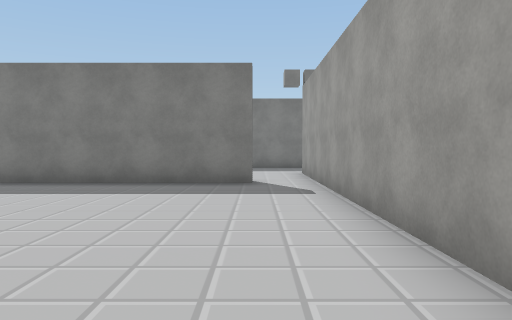
view 1 (above)

21 first-person views from a walk through a scene from a Unity 3-D project. The camera is 1.5 m above the floor, tilts 2° down and sees 70° across. The floor is counted in squares, 2 m on a side. Each view is taken from the middle of a square. On the plan, view 1 faces up. The plan holds only what a view shows up to about 11 squares ahead; the rest is blank. The player is left out. Some surface patterns are stand-ins.

view 2
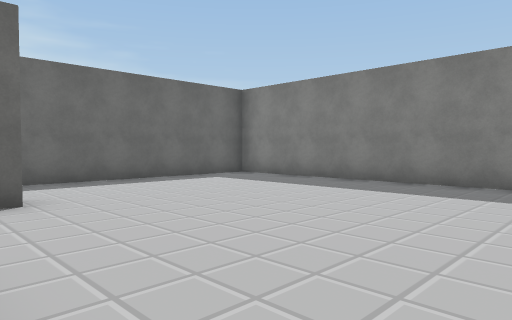

view 3
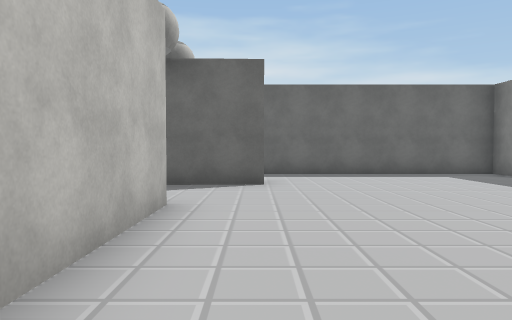

view 4
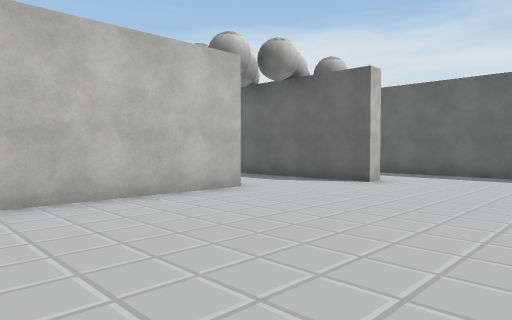

view 5
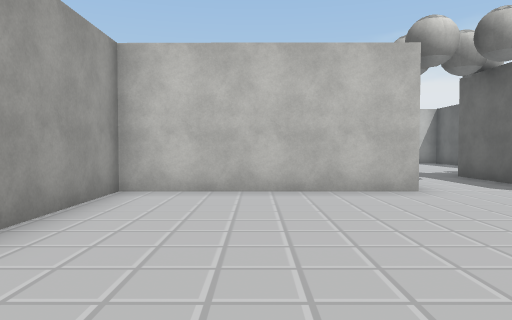

view 6
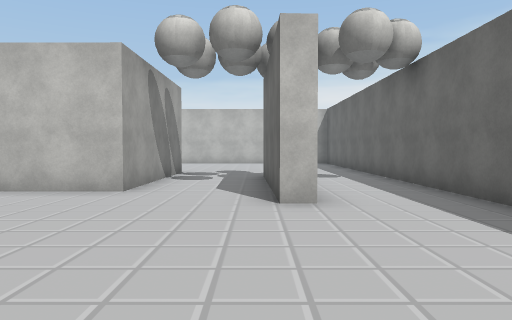

view 7
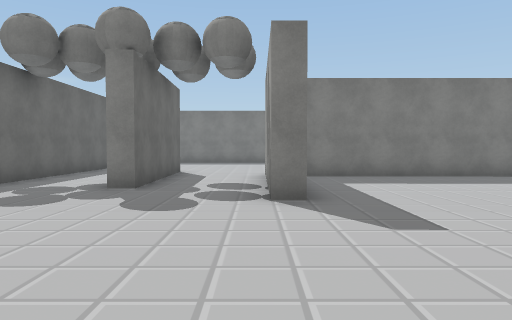

view 8
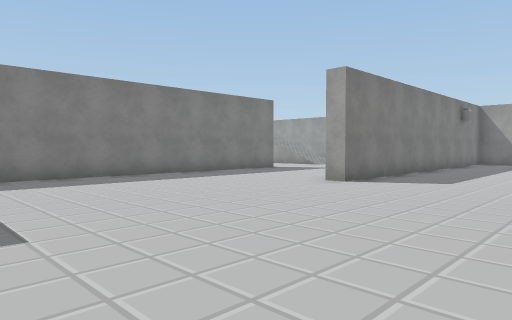

view 9
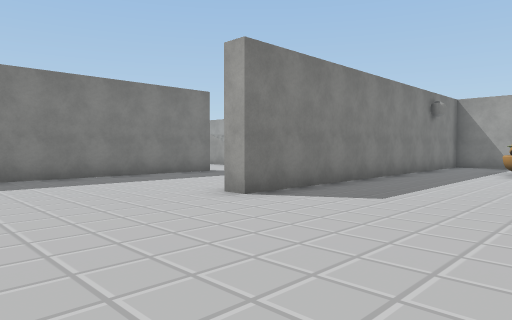

view 10
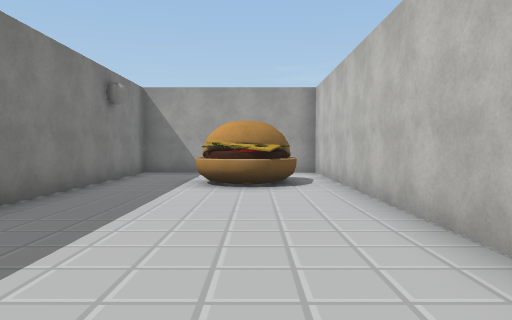

view 11
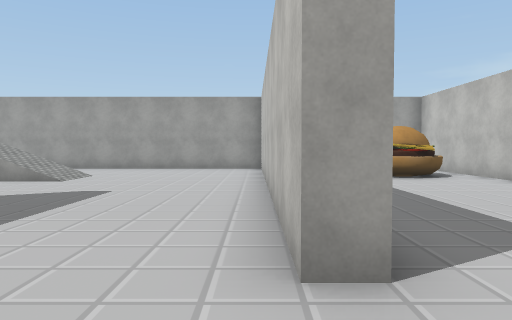

view 12
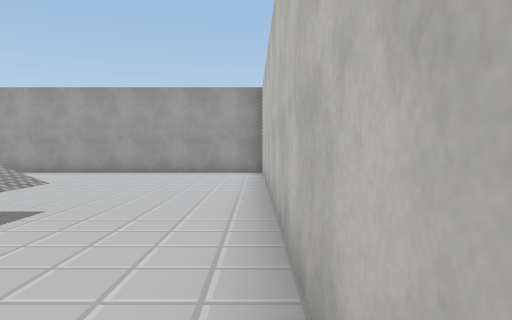

view 13
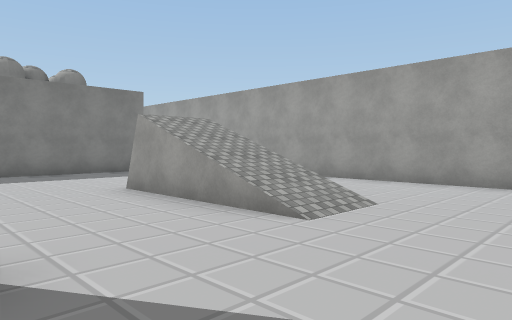

view 14
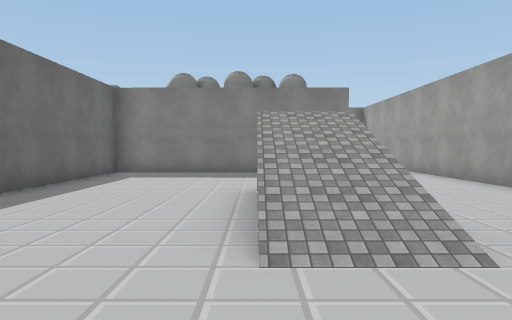

view 15
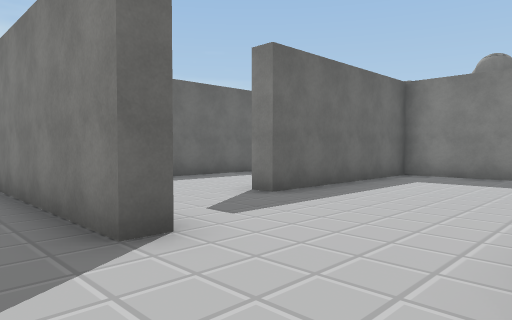

view 16
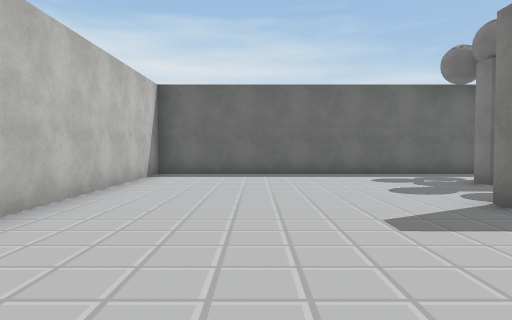

view 17
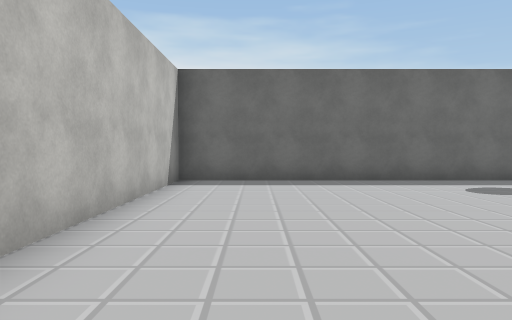

view 18
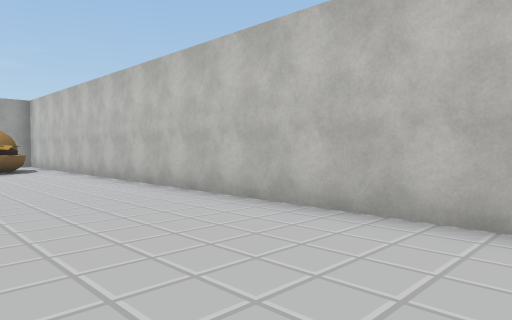

view 19
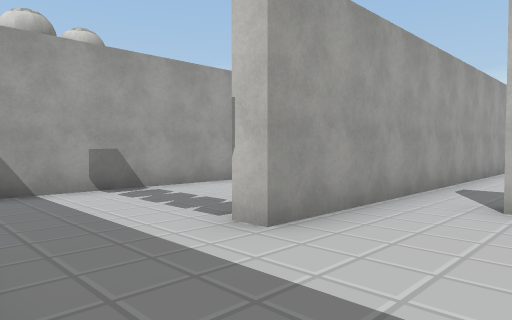

view 20
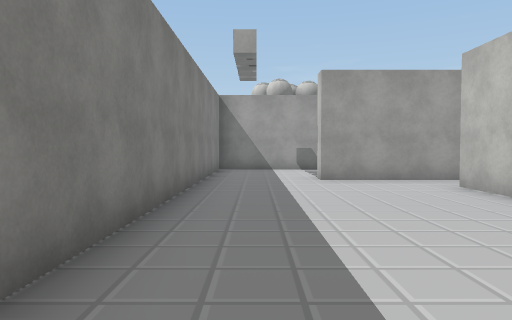

view 21
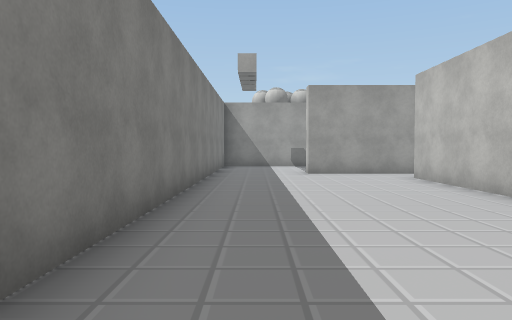

### Floor plan
Points are (right, up) in squares from view 1. A wall is a line through its corners. A room is listed if a view was taken in it or the views show most of it. See-through windows are left out.
Room 1 (views 1, 2, 3, 4, 5, 6)
walls: (-6.3, 1.2) (-6.3, -0.5); (-3.8, -0.2) (1.3, -0.2) (1.3, 7.5); (0, 7.6) (-9.2, 7.7) (-9.2, 2.5)
ways out: opening at (-8, 1.7) to room 2; opening at (-4.5, -1.5) to room 2; opening at (0.5, 8) to room 2
Room 2 (views 7, 8, 9, 10, 11, 12, 13, 14, 15, 16, 17, 18, 19, 20, 21)
walls: (7.2, -0.2) (7.2, -0.7) (-2.8, -0.7); (1.8, 5.5) (1.8, 3.1); (1.3, 7.5) (1.3, 10.5) (1.9, 10.5); (5.4, 7.4) (5.4, 12); (-3.2, -4.9) (-3.8, -4.9) (-3.8, -0.2); (-6.3, -0.5) (-6.2, -2.6); (-6.8, 1.1) (-6.3, 1.2); (-3.6, 8.1) (0, 8.1); (-0.4, -10.8) (14.8, -10.8) (14.8, -9.9); (11.9, 7.8) (5.9, 7.8) (5.9, 2.5) (5.2, 2.5); (-9.2, 2.5) (-9.2, -10.8) (-2.9, -10.8); (14.8, -5.2) (14.8, 8); (4, 13.2) (-7.2, 13.2); (14.8, -7.5) (14.8, -5.7) (4, -5.8) (4, -5.2) (13.7, -5.2)
ways out: opening at (-8, 1.7) to room 1; opening at (-4.5, -1.5) to room 1; opening at (0.5, 8) to room 1
objects: other object (-6, -3); other object (11, -9) to (11, -8)

Where each view was taken, in squares from view 1:
view 1: 0 up, 0 right, facing up
view 2: 0 up, 1 left, facing up-left
view 3: 1 up, 1 right, facing left
view 4: 5 up, 1 right, facing down-left
view 5: 6 up, 1 left, facing down
view 6: 6 up, 6 left, facing down
view 7: 10 down, 4 left, facing up
view 8: 10 down, 3 left, facing up-right
view 9: 10 down, 0 right, facing up-right
view 10: 9 down, 4 right, facing right
view 11: 5 down, 2 right, facing right
view 12: 5 down, 4 right, facing right
view 13: 3 down, 7 right, facing up-right
view 14: 3 down, 10 right, facing up
view 15: 2 down, 10 right, facing up-left
view 16: 8 down, 1 right, facing left
view 17: 9 down, 1 left, facing left
view 18: 7 down, 1 left, facing down-right
view 19: 13 up, 1 left, facing down-right
view 20: 12 up, 7 left, facing right
view 21: 12 up, 9 left, facing right
